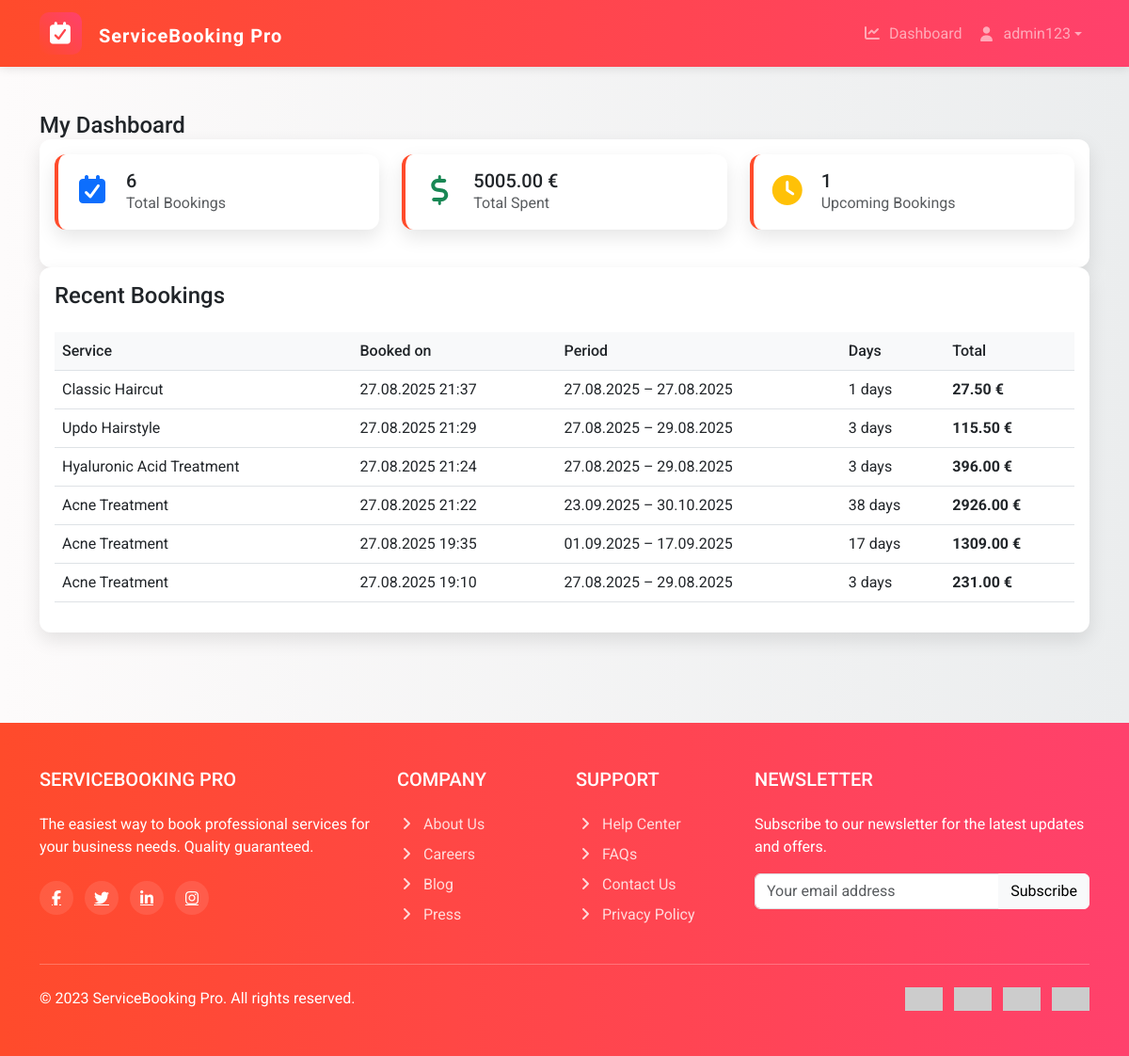
The app's page /bookings/mine/ (signed in) with its own data.
### bookings/models.py (models this page shows, shortened)
class Booking(models.Model):
    user = models.ForeignKey(settings.AUTH_USER_MODEL, on_delete=models.CASCADE)
    service = models.ForeignKey(Service, on_delete=models.CASCADE)
    start_date = models.DateField()
    end_date = models.DateField()
    created_at = models.DateTimeField(auto_now_add=True)

### services/models.py (models this page shows, shortened)
class Service(models.Model):
    name = models.CharField(max_length=200)
    description = models.TextField(blank=True)
    category = models.CharField(max_length=100)
    price = models.DecimalField(max_digits=10, decimal_places=2)

### bookings/views.py (the view)
# urls.py: path("mine/", views.my_bookings, name="my_bookings"),
@login_required
def my_bookings(request):
    bookings = (
        Booking.objects
        .filter(user=request.user)
        .select_related("service")
        .order_by("-created_at")
    )
    total_spent = Decimal("0.00")
    today = timezone.localdate()
    for b in bookings:
        if b.start_date and b.end_date and b.service and b.service.price is not None:
            days = (b.end_date - b.start_date).days + 1
            price_per_day = Decimal(b.service.price)
            subtotal = price_per_day * days
            tax = (subtotal * TAX_RATE).quantize(Decimal("0.01"))
            total = (subtotal + tax).quantize(Decimal("0.01"))
        else:
            days = 0
            subtotal = Decimal("0.00")
            tax = Decimal("0.00")
            total = Decimal("0.00")
        b.computed_days = days
        b.computed_subtotal = subtotal
        b.computed_tax = tax
        b.computed_total = total
        total_spent += total
    stats = {
        "total_bookings": bookings.count(),
        "total_spent": total_spent.quantize(Decimal("0.01")),
        "upcoming_bookings": bookings.filter(start_date__gte=today).count(),
    }
    return render(request, "bookings/my_bookings.html", {
        "bookings": bookings,
        "stats": stats,
    })

### templates/bookings/my_bookings.html (shortened to what this page needs)
{% extends 'base.html' %}
{% block content %}
<div id="dashboardSection">
  <h1 class="h4 m-0">My Dashboard</h1>
  <div class="card">
    <div class="card-body">
      <div class="row">
        <div class="col-md-4 mb-4">
          <div class="card dashboard-card">
            <div class="card-body d-flex align-items-center">
              <div class="me-3">
                <i class="fas fa-calendar-check fa-2x text-primary"></i>
              </div>
              <div>
                <h5 class="card-title mb-0">{{ stats.total_bookings|default:0 }}</h5>
                <p class="text-muted mb-0">Total Bookings</p>
              </div>
            </div>
          </div>
        </div>
        <div class="col-md-4 mb-4">
          <div class="card dashboard-card">
            <div class="card-body d-flex align-items-center">
              <div class="me-3">
                <i class="fas fa-dollar-sign fa-2x text-success"></i>
              </div>
              <div>
                <h5 class="card-title mb-0">
                  {{ stats.total_spent|default:0|floatformat:2 }} €
                </h5>
                <p class="text-muted mb-0">Total Spent</p>
              </div>
            </div>
          </div>
        </div>
        <div class="col-md-4 mb-4">
          <div class="card dashboard-card">
            <div class="card-body d-flex align-items-center">
              <div class="me-3">
                <i class="fas fa-clock fa-2x text-warning"></i>
              </div>
              <div>
                <h5 class="card-title mb-0">{{ stats.upcoming_bookings|default:0 }}</h5>
                <p class="text-muted mb-0">Upcoming Bookings</p>
              </div>
            </div>
          </div>
        </div>
      </div>
    </div>
  </div>
  <div class="card">
    <div class="card-body">
      <h4 class="card-title mb-4">Recent Bookings</h4>
      <div class="table-responsive">
        <table class="table">
          <thead>
            <tr>
              <th>Service</th>
              <th>Booked on</th>
              <th>Period</th>
              <th>Days</th>
              <th>Total</th>
            </tr>
          </thead>
          <tbody>
            {% for b in bookings %}
              <tr>
                <td>{{ b.service.name }}</td>
                <td>{{ b.created_at|date:'d.m.Y H:i' }}</td>
                <td>
                  {% if b.start_date and b.end_date %}
                    {{ b.start_date|date:"d.m.Y" }} – {{ b.end_date|date:"d.m.Y" }}
                  {% else %}
                    –
                  {% endif %}
                </td>
                <td>{{ b.computed_days|default:0 }} days</td>
                <td><strong>{{ b.computed_total|default:"0.00"|floatformat:2 }} €</strong></td>
              </tr>
            {% empty %}
              <tr>
                <td colspan="5" class="text-muted">No bookings yet.</td>
              </tr>
            {% endfor %}
          </tbody>
        </table>
      </div>
    </div>
  </div>
</div>
{% endblock %}

### templates/base.html (shortened to what this page needs)
{% load static %}
<!DOCTYPE html>
<html lang="en">
   <head>
      <link href="https://cdn.jsdelivr.net/npm/bootstrap@5.3.0/dist/css/bootstrap.min.css" rel="stylesheet">
      <link rel="stylesheet" href="https://cdnjs.cloudflare.com/ajax/libs/font-awesome/7.0.0/css/all.min.css" />
      <link rel="stylesheet" href="{% static 'css/style.css' %}">
   </head>
   <body>
      <nav class="navbar sticky-top navbar-expand-lg navbar-dark gradient-bg">
         <div class="container">
            <a class="navbar-brand" href="{% url 'service_list' %}">
               <div class="logo"><i class="fas fa-calendar-check fa-lg"></i></div>
               ServiceBooking Pro
            </a>
            <div class="collapse navbar-collapse justify-content-end" id="navbarNav">
               {% if user.is_authenticated %}
               <ul class="navbar-nav d-flex align-items-center">
			      <li class="nav-item">
                     <a class="nav-link" href="{% url 'my_bookings' %}"><i class="fas fa-chart-line me-1"></i> Dashboard</a>
                  </li>
                  <li class="nav-item dropdown">
					<a class="nav-link dropdown-toggle d-flex align-items-center" href="#" role="button" data-bs-toggle="dropdown">
					  <i class="fa-solid fa-user me-2"></i>
					  {{ user.first_name|default:user.username }}
					</a>
                  </li>
               </ul>
               {% endif %}
            </div>
         </div>
      </nav>
      <div class="container py-5">
         {% block content %}
         {% endblock %}
      </div>
      <footer class="py-5 mt-5">
         <div class="container">
            <div class="row">
               <div class="col-lg-4 mb-4 mb-lg-0">
                  <h5 class="text-uppercase mb-4">ServiceBooking Pro</h5>
                  <p>The easiest way to book professional services for your business needs. Quality guaranteed.</p>
                  <div class="mt-4">
                     <a href="#" class="social-icon me-2"><i class="fab fa-facebook-f"></i></a>
                     <a href="#" class="social-icon me-2"><i class="fab fa-twitter"></i></a>
                     <a href="#" class="social-icon me-2"><i class="fab fa-linkedin-in"></i></a>
                     <a href="#" class="social-icon"><i class="fab fa-instagram"></i></a>
                  </div>
               </div>
               <div class="col-lg-2 col-md-6 mb-4 mb-md-0">
                  <h5 class="text-uppercase mb-4">Company</h5>
                  <ul class="list-unstyled footer-links">
                     <li class="mb-2"><a href="#"><i class="fas fa-angle-right me-2"></i>About Us</a></li>
                     <li class="mb-2"><a href="#"><i class="fas fa-angle-right me-2"></i>Careers</a></li>
                     <li class="mb-2"><a href="#"><i class="fas fa-angle-right me-2"></i>Blog</a></li>
                     <li class="mb-2"><a href="#"><i class="fas fa-angle-right me-2"></i>Press</a></li>
                  </ul>
               </div>
               <div class="col-lg-2 col-md-6 mb-4 mb-md-0">
                  <h5 class="text-uppercase mb-4">Support</h5>
                  <ul class="list-unstyled footer-links">
                     <li class="mb-2"><a href="#"><i class="fas fa-angle-right me-2"></i>Help Center</a></li>
                     <li class="mb-2"><a href="#"><i class="fas fa-angle-right me-2"></i>FAQs</a></li>
                     <li class="mb-2"><a href="#"><i class="fas fa-angle-right me-2"></i>Contact Us</a></li>
                     <li class="mb-2"><a href="#"><i class="fas fa-angle-right me-2"></i>Privacy Policy</a></li>
                  </ul>
               </div>
               <div class="col-lg-4 col-md-12">
                  <h5 class="text-uppercase mb-4">Newsletter</h5>
                  <p>Subscribe to our newsletter for the latest updates and offers.</p>
                  <div class="input-group mb-3">
                     <input type="email" class="form-control" placeholder="Your email address" aria-label="Email">
                     <button class="btn btn-light" type="button">Subscribe</button>
                  </div>
               </div>
            </div>
            <hr class="my-4 bg-light">
            <div class="row align-items-center">
               <div class="col-md-6 text-center text-md-start">
                  <p class="mb-0">&copy; 2023 ServiceBooking Pro. All rights reserved.</p>
               </div>
               <div class="col-md-6 text-center text-md-end">
                  <img src="https://via.placeholder.com/40x25/ffffff/000000?text=VISA" alt="Visa" class="me-2">
                  <img src="https://via.placeholder.com/40x25/ffffff/000000?text=MC" alt="Mastercard" class="me-2">
                  <img src="https://via.placeholder.com/40x25/ffffff/000000?text=PP" alt="PayPal" class="me-2">
                  <img src="https://via.placeholder.com/40x25/ffffff/000000?text=AMEX" alt="American Express">
               </div>
            </div>
         </div>
      </footer>
   </body>
</html>

### static/css/style.css (style rules this page uses)
*, *::before, *::after { animation: none !important; transition: none !important; scroll-behavior: auto !important; }
:root { --primary: #FF4B2B; --secondary: #FF416C; --accent: #FF6B6B; --light: #f8f9fa; --dark: #343a40; }
body { font-family: 'Roboto', sans-serif; background: linear-gradient(to right, #fdfbfb, #ebedee); min-height: 100vh; display: flex; flex-direction: column; }
.container { background-color: none; }
.gradient-bg { background: linear-gradient(to right, var(--primary), var(--secondary)); }
.navbar { box-shadow: 0 2px 10px rgba(0,0,0,0.1); }
.navbar-brand { font-weight: 700; letter-spacing: 1px; }
.logo { display: inline-flex; align-items: center; justify-content: center; background: linear-gradient(45deg, var(--primary), var(--secondary)); color: #fff; width: 45px; height: 45px; border-radius: 10px; margin-right: 12px; }
.card { border-radius: 12px; box-shadow: 0 8px 20px rgba(0,0,0,0.1); border: none; }
.table th { border-top: none; font-weight: 500; background-color: var(--light); }
.dashboard-card { border-left: 4px solid var(--primary); }
footer { background: linear-gradient(to right, var(--primary), var(--secondary)); color: #fff; margin-top: auto; }
.footer-links a { color: rgba(255,255,255,0.8); text-decoration: none; }
.social-icon { width: 36px; height: 36px; display: inline-flex; align-items: center; justify-content: center; background: rgba(255,255,255,0.1); color: #fff; border-radius: 50%; }

### records on screen
Booking: service.name "Classic Haircut", created_at "27.08.2025 21:37", start_date "27.08.2025", end_date "27.08.2025", computed_days "1", computed_total "27.50"
Booking: service.name "Updo Hairstyle", created_at "27.08.2025 21:29", start_date "27.08.2025", end_date "29.08.2025", computed_days "3", computed_total "115.50"
Booking: service.name "Hyaluronic Acid Treatment", created_at "27.08.2025 21:24", start_date "27.08.2025", end_date "29.08.2025", computed_days "3", computed_total "396.00"
Booking: service.name "Acne Treatment", created_at "27.08.2025 21:22", start_date "23.09.2025", end_date "30.10.2025", computed_days "38", computed_total "2926.00"
Booking: service.name "Acne Treatment", created_at "27.08.2025 19:35", start_date "01.09.2025", end_date "17.09.2025", computed_days "17", computed_total "1309.00"
Booking: service.name "Acne Treatment", created_at "27.08.2025 19:10", start_date "27.08.2025", end_date "29.08.2025", computed_days "3", computed_total "231.00"

### other values on screen
{{ user.first_name|default:user.username }} "admin123"
{{ stats.total_bookings|default:0 }} "6"
{{ stats.total_spent|default:0|floatformat:2 }} "5005.00"
{{ stats.upcoming_bookings|default:0 }} "1"
